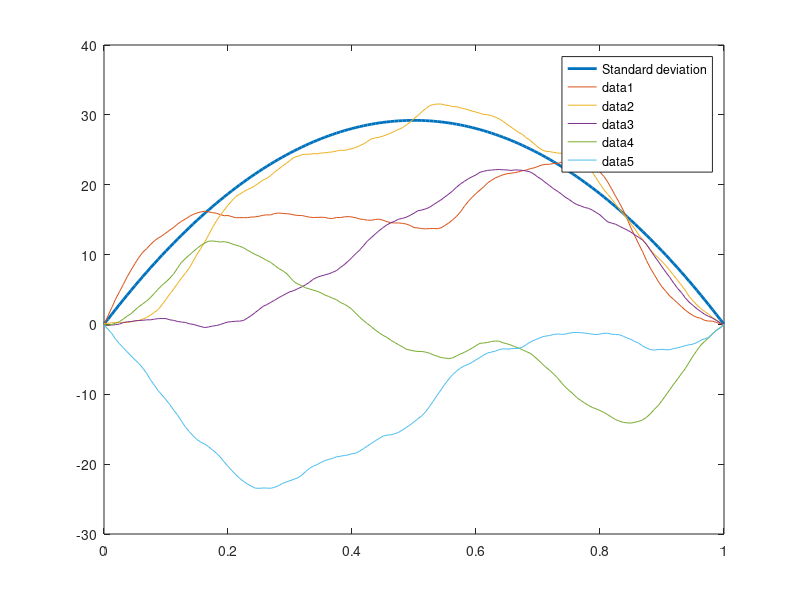

Recreate this plot in MATLAB.
clear all
% Tan Bui-Thanh, April 2012
% Institute for computational engineering and sciences
% The University of Texas at Austin
% tanbui@ices.utexas.edu

% Prior elicitation

rand('state',20);
randn('state',18);

% standard deviation of the innovation
gamma = 0.05;

% Mesh
n = 160;
s = linspace(0,1,n+1)';

%%%%% LAMBDA VALUES
lam = 0.5*ones(n,1); % zero dirichlet boundaries
% lam = 0.5*ones(n,1); lam(1) = 0; lam(end) = 0; % neumann boundaries
%lam = (0:1:n-1)/n;

delta0 = 0.01;
deltan = 0.01;

%-----------------------------------------------------------------
% Construct the L_D matrix
d = ones(n+1, 1);
L_D = gallery('tridiag',-lam, d, lam -1);
L_D(1,2) = 0;
L_D(end, end-1) = 0;
% L_D = diag(ones(n+1,1)) - diag(lam,1) - diag(1-lam,-1);

% Generate a few standard normal random vectors
nv = 5;
xn = randn(n+1,nv);

% you should never do this, but we do it anyway for convenience
L_Dinv = inv(L_D);

% random prior draws
x = gamma * (L_Dinv * xn);

% compute the pointwise variance
Dev = sqrt(gamma^2 * diag(L_Dinv * L_Dinv'));

figure
axes('fontsize',12);
plot(s,Dev,'linewidth',2)
legend('Standard deviation','location','best')
hold on
plot(s,x)

